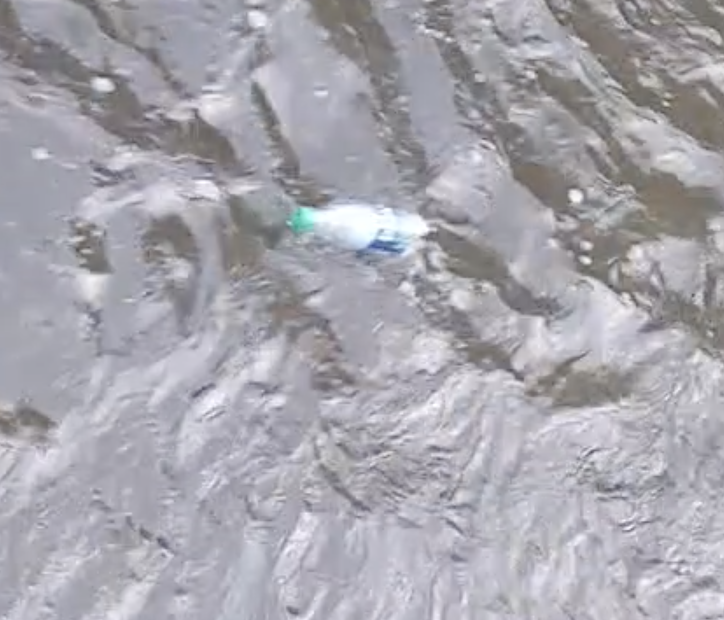
#> input picture color detection/test pics/test_7.png, 724 x 620 px, found by its file name
$ python color_detection.py   (older library calls are emulated)
#> lines starting #> are read from the running program, lines starting #| are printed output that depends on the picture; after the words box and inside, x2 and y2 are one past the last pixel; in counts of white or black regions, pixels touching at a corner belong together; long printed decimals are rounded
import numpy as np
import cv2


# font = cv2.InitFont(cv2.CV_FONT_HERSHEY_SIMPLEX, 0.5, 1, 0, 2, 8)


blue = np.uint8([[[255, 0, 0]]])
green = np.uint8([[[0, 255, 0]]])
red = np.uint8([[[0, 0, 255]]])
yellow = np.uint8([[[0, 255, 255]]])
white = np.uint8([[[255, 255, 255]]])
black = np.uint8([[[0, 0, 0]]])
colors = [yellow, blue, green, red]

boundaries = []
for color in colors:
    hsvColor = cv2.cvtColor(color, cv2.COLOR_BGR2HSV)
    print(hsvColor)
    # print(hsvColor)
    lower = [hsvColor[0][0][0] - 25, 60, 0]
    upper = [hsvColor[0][0][0] + 25, 255, 255]
    boundaries.append([lower, upper])


# [14 lines of commented-out code are left out]

image = cv2.imread("test_7.png")
#> image is the input picture: shape (620, 724, 3); mean B, G, R 173.7, 166.1, 167.7
fh = image.shape[0]
#> fh = 620
fw = image.shape[1]
#> fw = 724
image[np.where((image ==[255, 255, 255]).all(axis=2))] = [255, 0, 0]
#> image: shape (620, 724, 3); 0.01% of pixels changed, all inside (x1, y1, x2, y2) = (202, 182, 436, 406)
# cv2.imshow("orginal)


image_hsv = cv2.cvtColor(image, cv2.COLOR_BGR2HSV)
#> image_hsv: shape (620, 724, 3); mean H, S, V 115.9, 13.6, 174.6
h, s, v = cv2.split(image_hsv)
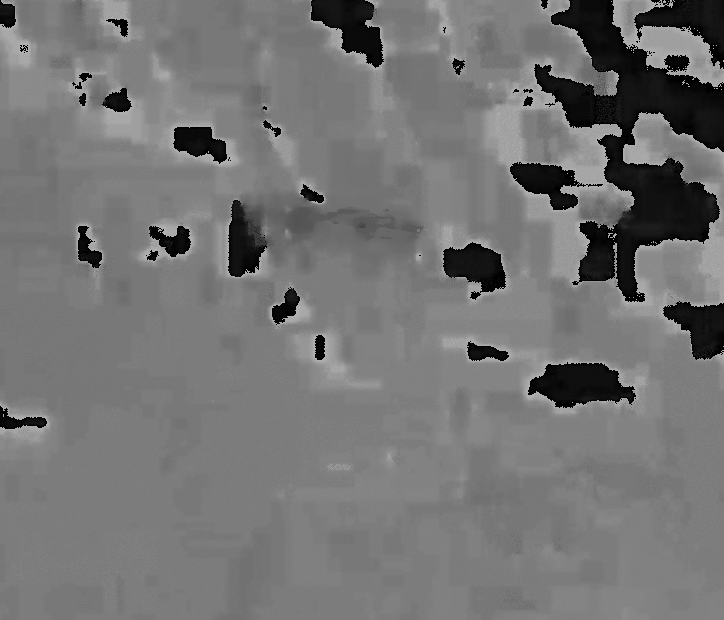
#> h: shape (620, 724); min 0, max 177, mean 115.9
#
nonSat = s < 180
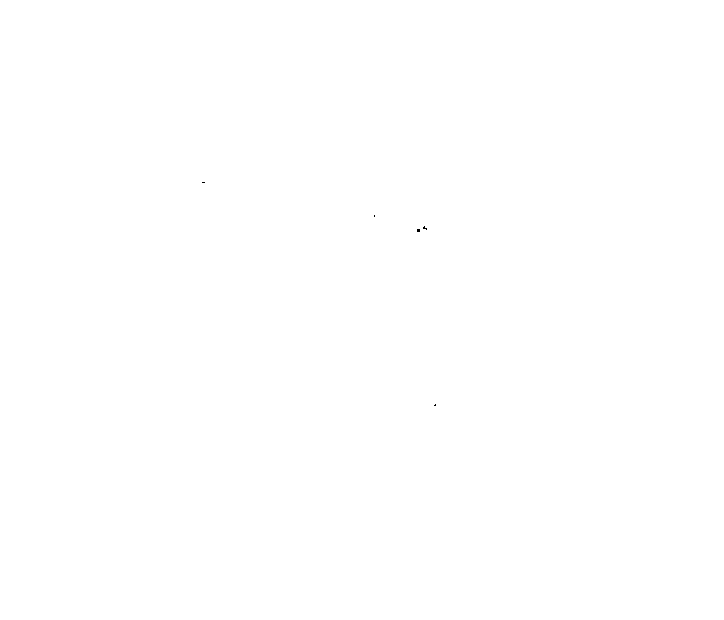
#> nonSat: shape (620, 724) bool; 100% white; black in thin lines or dots, all inside (x1, y1, x2, y2) = (202, 182, 436, 406)
disk = cv2.getStructuringElement(cv2.MORPH_ELLIPSE,(3, 3))
nonSat = cv2.erode(nonSat.astype(np.uint8), disk)
#> nonSat: shape (620, 724); values 0 (black) and 1 (white), 100% white; black in thin lines or dots, all inside (x1, y1, x2, y2) = (201, 181, 437, 407)


v2 = v.copy()
v2[nonSat == 0] = 0
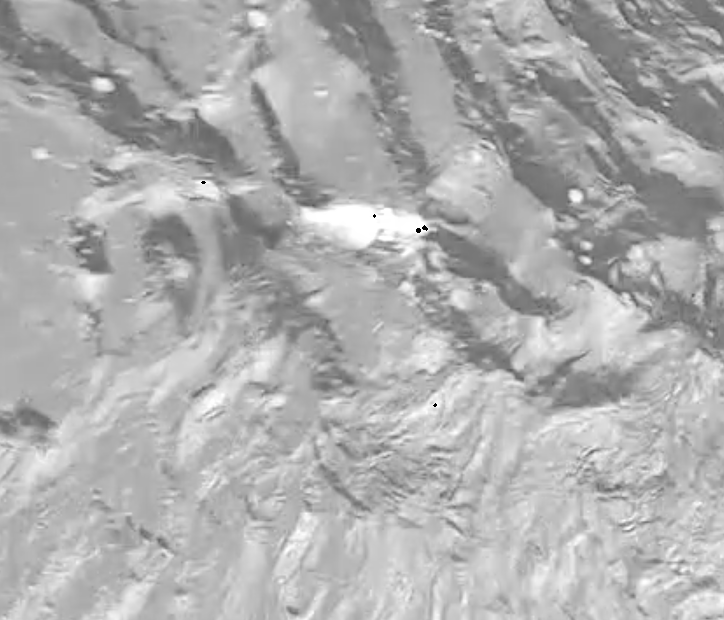
#> v2: shape (620, 724); min 0, max 255, mean 174.6
glare = v2 > 200
#> glare: shape (620, 724) bool; 16.8% white; 579 white regions (341 under 20 px), largest, box (x1, y1, x2, y2) and area: (0, 334, 220, 503) 5414, (514, 277, 648, 369) 4573, (295, 200, 436, 259) 4394
glare = cv2.dilate(glare.astype(np.uint8), disk)
#> glare: shape (620, 724); values 0 (black) and 1 (white), 21.7% white; 460 white regions (165 under 20 px), largest, box (x1, y1, x2, y2) and area: (0, 333, 221, 508) 6279, (513, 276, 684, 370) 5917, (364, 368, 526, 477) 5310
glare = cv2.morphologyEx(glare, cv2.MORPH_OPEN, disk)
glare = cv2.morphologyEx(glare, cv2.MORPH_CLOSE, disk)
#> glare: shape (620, 724); values 0 (black) and 1 (white), 22.1% white; 386 white regions (141 under 20 px), largest, box (x1, y1, x2, y2) and area: (0, 333, 221, 517) 6373, (506, 399, 653, 543) 6137, (513, 276, 684, 370) 5987
glare = cv2.dilate(glare.astype(np.uint8), disk)
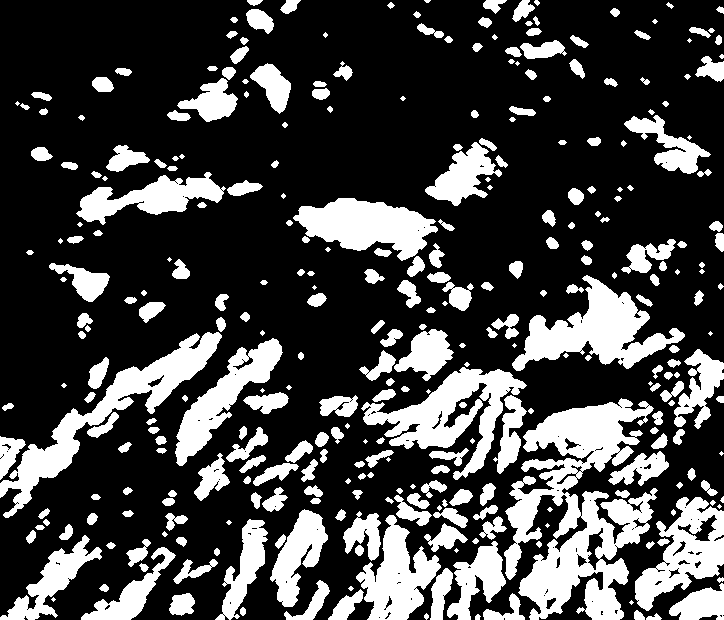
#> glare: shape (620, 724); values 0 (black) and 1 (white), 26.6% white; 325 white regions (49 under 20 px), largest, box (x1, y1, x2, y2) and area: (504, 398, 658, 620) 16604, (0, 332, 222, 518) 7209, (512, 275, 685, 371) 6645
corrected_hsv = cv2.inpaint(image_hsv, glare, 3, cv2.INPAINT_NS)
#> corrected_hsv: shape (620, 724, 3); mean H, S, V 115.9, 14.3, 168.4
corrected_bgr = cv2.cvtColor(corrected_hsv, cv2.COLOR_HSV2BGR)
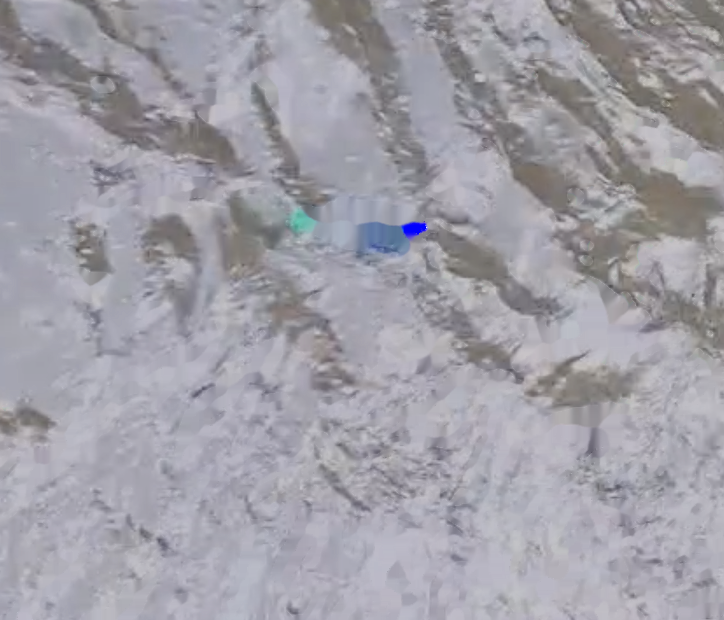
#> corrected_bgr: shape (620, 724, 3); mean B, G, R 167.4, 159.1, 160.8

cv2.imshow("img", cv2.resize(image, (480, int(480/fw*fh))))
cv2.imshow("glare",cv2.resize(255*glare, (480, int(480/fw*fh))))
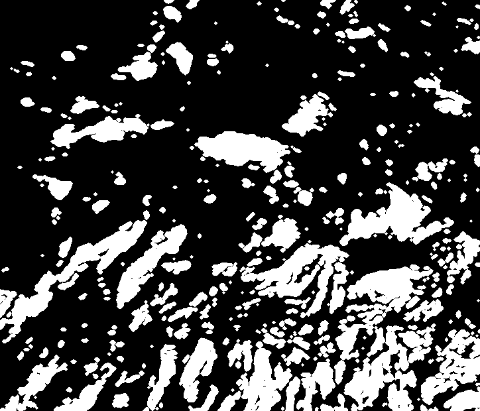
#> window 'glare': shape (411, 480); min 0, max 255, mean 67.9
cv2.imshow("corrected", cv2.resize(corrected_bgr, (480, int(480/fw*fh))))

# [8 lines of commented-out code are left out]


mask = np.zeros((image.shape[0], image.shape[1]), dtype = bool)
color_masks = []
for (lower, upper) in boundaries:
    lower = np.array(lower, dtype="uint8")
    upper = np.array(upper, dtype="uint8")
    mask_color = cv2.inRange(corrected_hsv, lower, upper)
    color_masks.append(mask_color)
    mask = (mask_color == 255) | (mask)
#> mask: shape (620, 724) bool; 0.43% white; 5 white regions (3 under 20 px), largest, box (x1, y1, x2, y2) and area: (357, 221, 428, 256) 1763, (293, 212, 304, 230) 149
#> after the loop, color_masks = 4 items

i = 0
for img in color_masks:
    i = i + 1
    cv2.imshow("mask " + str(i), cv2.resize(img, (480, int(480/fw*fh))))
#> this loop made 4 passes
#> after the loop, i = 4


mask = mask.astype(np.uint8)
ones = np.sum(mask)
#> ones = 1921
total = mask.size
#> total = 448880
print(ones/total)
#| 0.00428
print(mask.size)
#| 448880
# print(ones)
c = 255*mask
output = cv2.bitwise_and(image, image, mask=c)
# cv2.imshow("final", cv2.resize(c, (480, int(480/fw*fh))))


cv2.imshow("final", cv2.resize(output, (480, int(480/fw*fh))))
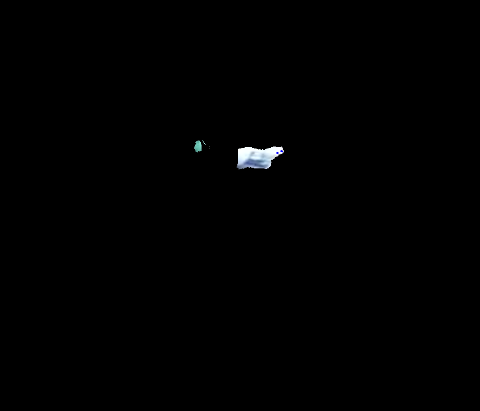
#> window 'final': shape (411, 480, 3); mean B, G, R 0.9, 0.9, 0.8
cv2.waitKey(0)
# [13 lines of commented-out code are left out]

$ run again, with color detection/test pics/test_2.png copied over color detection/test pics/test_7.png
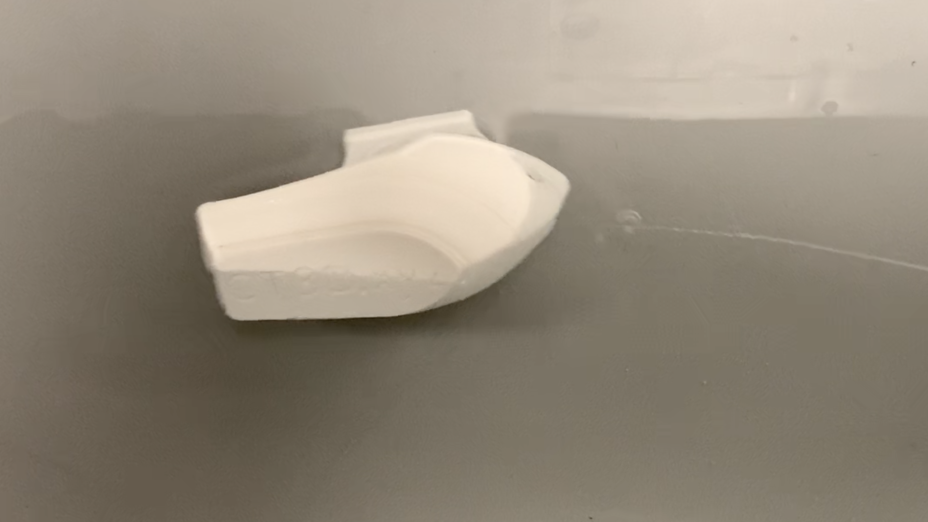
#> input picture color detection/test pics/test_2.png, 1856 x 1044 px, found by its file name (shown at 1/2 size)
#> image is the input picture: shape (1044, 1856, 3); mean B, G, R 121.9, 137, 146.6
#> image_hsv: shape (1044, 1856, 3); mean H, S, V 18.6, 45.2, 146.6
#> v2: shape (1044, 1856); min 0, max 252, mean 146.6
#> `glare = v2 > 200`:
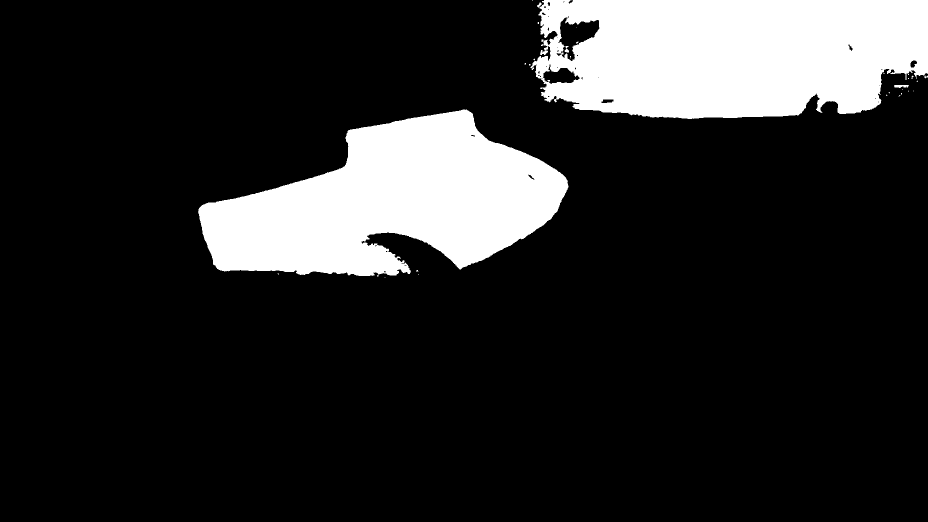
#> glare: shape (1044, 1856) bool (shown at 1/2 size); 16% white; 35 white regions (30 under 20 px), largest, box (x1, y1, x2, y2) and area: (1061, 0, 1856, 238) 160311, (396, 219, 1137, 552) 149597, (1788, 170, 1818, 176) 134, (1129, 97, 1138, 105) 48, (1849, 151, 1856, 157) 25
#> corrected_hsv: shape (1044, 1856, 3); mean H, S, V 18.6, 45.7, 141.4
#> after the loop `for (lower, upper) in boundaries:`: color_masks = 4 items
#> the loop `for img in color_masks:` made 4 passes
#> after the loop `for img in color_masks:`: i = 4
#> ones = 196952
#| 0.1016
#| 1937664
#> `cv2.imshow("final", cv2.resize(output, (480, int(480/fw*fh))))`:
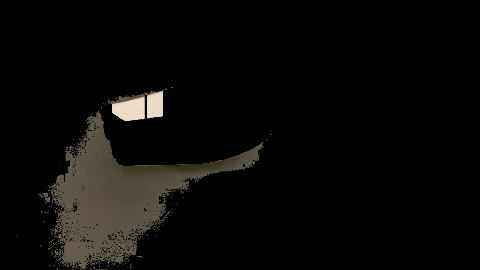
#> window 'final': shape (270, 480, 3); mean B, G, R 7.8, 9.3, 10.3

$ run again, with color detection/test pics/test_4.png copied over color detection/test pics/test_7.png
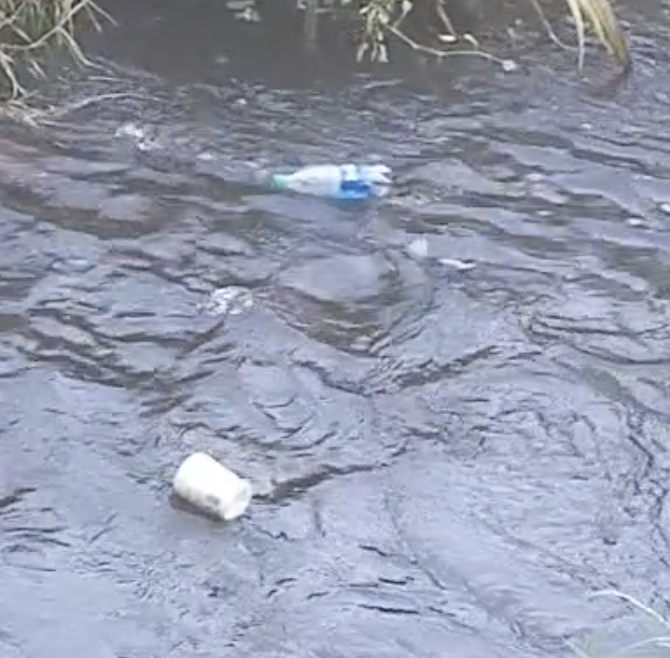
#> input picture color detection/test pics/test_4.png, 670 x 658 px, found by its file name
#> image is the input picture: shape (658, 670, 3); mean B, G, R 172.6, 153.9, 148.4
#> image: shape (658, 670, 3); 0.04% of pixels changed, all inside (x1, y1, x2, y2) = (186, 38, 451, 501)
#> image_hsv: shape (658, 670, 3); mean H, S, V 110.8, 35.6, 172.9
#> v2: shape (658, 670); min 0, max 255, mean 172.8
#> corrected_hsv: shape (658, 670, 3); mean H, S, V 110.9, 40.2, 159.6
#> after the loop `for (lower, upper) in boundaries:`: color_masks = 4 items
#> the loop `for img in color_masks:` made 4 passes
#> after the loop `for img in color_masks:`: i = 4
#> ones = 25094
#| 0.05692
#| 440860
#> c: shape (658, 670); 5.7% white; 342 white regions (245 under 20 px), largest, box (x1, y1, x2, y2) and area: (262, 569, 452, 643) 6237, (309, 162, 384, 213) 2217, (339, 518, 388, 588) 1732
#> `cv2.imshow("final", cv2.resize(output, (480, int(480/fw*fh))))`:
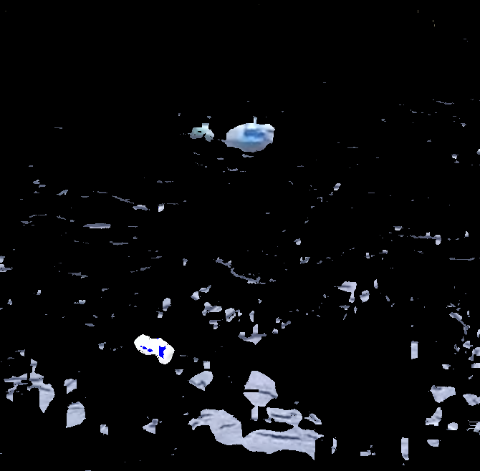
#> window 'final': shape (471, 480, 3); mean B, G, R 11.1, 9.5, 9
